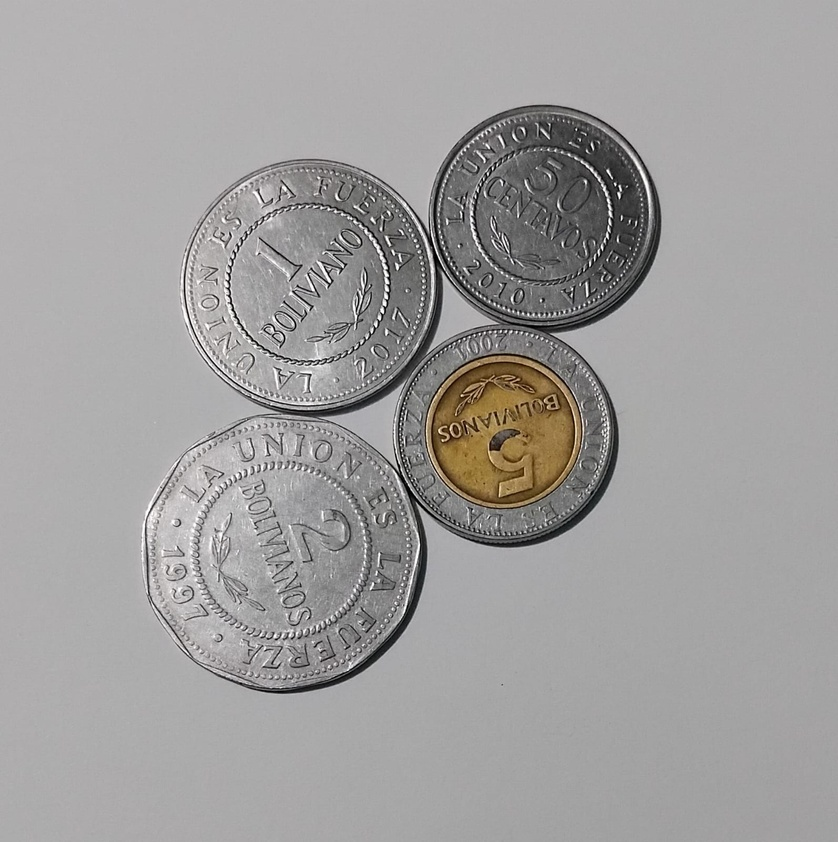
#> input picture modulo-3/coins2.jpeg, 838 x 842 px, shrunk from 1593 x 1600 before the run, given in place of img1.jpg, which was not available
$ python main.py   (older library calls are emulated)
#> lines starting #> are read from the running program, lines starting #| are printed output that depends on the picture; after the words box and inside, x2 and y2 are one past the last pixel; in counts of white or black regions, pixels touching at a corner belong together; pictures that were not available may be replaced by others from this repository, and a replacement may not be noted
### modulo-1/clase1.py
import cv2


# ==========================================================
# ABRIR IMAGEN
# ==========================================================

def abrir_imagen(ruta):

#> called with ruta = 'img1.jpg'
    imagen = cv2.imread(ruta)
#> imagen is the input picture: shape (842, 838, 3); mean B, G, R 157.7, 158.5, 160.1

    if imagen is None:
        raise Exception(f"No se pudo abrir la imagen: {ruta}")

    return imagen


# ==========================================================
# MOSTRAR IMAGEN EN BGR
# ==========================================================

def mostrar_bgr(ruta):

    imagen = abrir_imagen(ruta)

    cv2.imshow("Imagen BGR", imagen)

    cv2.waitKey(0)
    cv2.destroyAllWindows()


# ==========================================================
# MOSTRAR IMAGEN EN ESCALA DE GRISES
# ==========================================================

def mostrar_grises(ruta):

#> called with ruta = 'img1.jpg'
    imagen = abrir_imagen(ruta)

    gris = cv2.cvtColor(imagen, cv2.COLOR_BGR2GRAY)

    cv2.imshow("Imagen Escala de Grises", gris)

    cv2.waitKey(0)
    cv2.destroyAllWindows()


# ==========================================================
# MOSTRAR IMAGEN EN RGB
# ==========================================================

def mostrar_rgb(ruta):

#> called with ruta = 'img1.jpg'
    imagen = abrir_imagen(ruta)

    rgb = cv2.cvtColor(imagen, cv2.COLOR_BGR2RGB)

    # OpenCV muestra correctamente en BGR,
    # por ello reconvertimos antes de visualizar
    rgb_visualizacion = cv2.cvtColor(rgb, cv2.COLOR_RGB2BGR)

    cv2.imshow("Imagen RGB", rgb_visualizacion)

    cv2.waitKey(0)
    cv2.destroyAllWindows()


# ==========================================================
# MOSTRAR TODAS LAS VERSIONES
# ==========================================================

def mostrar_todas(ruta):

    imagen = abrir_imagen(ruta)

    gris = cv2.cvtColor(imagen, cv2.COLOR_BGR2GRAY)

    rgb = cv2.cvtColor(imagen, cv2.COLOR_BGR2RGB)
    rgb_visualizacion = cv2.cvtColor(rgb, cv2.COLOR_RGB2BGR)

    cv2.imshow("BGR", imagen)
    cv2.imshow("Escala de Grises", gris)
    cv2.imshow("RGB", rgb_visualizacion)

    cv2.waitKey(0)
    cv2.destroyAllWindows()


# ==========================================================
# ABRIR CÁMARA WEB
# ==========================================================

# [25 lines left out: function abrir_camara, not called in this run]

### modulo-1/clase2.py
import cv2
import numpy as np


# ==========================================================
# CARGAR IMÁGENES
# ==========================================================

def cargar_imagenes(path):

    img_bgr = cv2.imread(path)

    if img_bgr is None:
        raise Exception(f"No se pudo abrir la imagen: {path}")

    img_gray = cv2.cvtColor(img_bgr, cv2.COLOR_BGR2GRAY)
    img_rgb = cv2.cvtColor(img_bgr, cv2.COLOR_BGR2RGB)

    return img_bgr, img_gray, img_rgb


# ==========================================================
# SUMA
# ==========================================================

def suma(path):

#> called with path = 'img1.jpg'
    _, img_gray, _ = cargar_imagenes(path)

    resultado = cv2.add(img_gray, 50)

    cv2.imshow("Original", img_gray)
    cv2.imshow("Suma +50", resultado)

    cv2.waitKey(0)
    cv2.destroyAllWindows()


# ==========================================================
# RESTA
# ==========================================================

def resta(path):

#> called with path = 'img1.jpg'
    _, img_gray, _ = cargar_imagenes(path)

    resultado = cv2.subtract(img_gray, 50)

    cv2.imshow("Original", img_gray)
    cv2.imshow("Resta -50", resultado)

    cv2.waitKey(0)
    cv2.destroyAllWindows()


# ==========================================================
# MULTIPLICACIÓN POR ESCALAR
# ==========================================================

def multiplicacion(path):

#> called with path = 'img1.jpg'
    _, img_gray, _ = cargar_imagenes(path)

    resultado = cv2.convertScaleAbs(
        img_gray,
        alpha=1.5,
        beta=0
    )

    cv2.imshow("Original", img_gray)
    cv2.imshow("Multiplicacion x1.5", resultado)

    cv2.waitKey(0)
    cv2.destroyAllWindows()


# ==========================================================
# OPERACIONES LÓGICAS
# ==========================================================

def operaciones_logicas(path):

#> called with path = 'img1.jpg'
    _, img_gray, _ = cargar_imagenes(path)

    mask = np.zeros_like(img_gray)

    cv2.circle(
        mask,
        (img_gray.shape[1] // 2,
         img_gray.shape[0] // 2),
        100,
        255,
        -1
    )
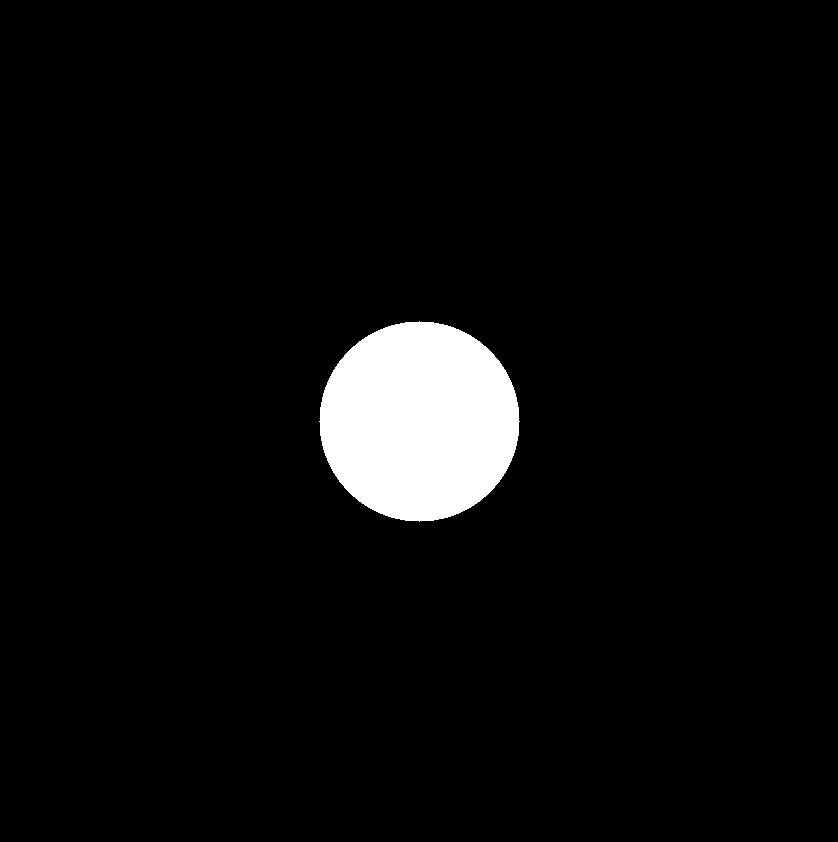
#> mask: shape (842, 838); 4.5% white; 1 white region, box (x1, y1, x2, y2) and area: (319, 321, 520, 522) 31417

    img_and = cv2.bitwise_and(img_gray, mask)
    img_or = cv2.bitwise_or(img_gray, mask)
    img_xor = cv2.bitwise_xor(img_gray, mask)
    img_not = cv2.bitwise_not(img_gray)
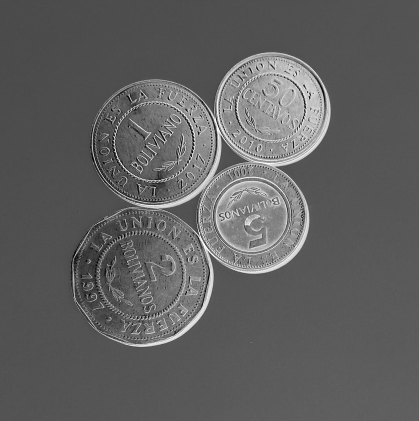
#> img_not: shape (842, 838) (shown at 1/2 size); min 0, max 255, mean 96

    cv2.imshow("Mascara", mask)
    cv2.imshow("AND", img_and)
    cv2.imshow("OR", img_or)
    cv2.imshow("XOR", img_xor)
    cv2.imshow("NOT", img_not)

    cv2.waitKey(0)
    cv2.destroyAllWindows()


# ==========================================================
# TRASLACIÓN
# ==========================================================

def traslacion(path):

#> called with path = 'img1.jpg'
    img_bgr, _, _ = cargar_imagenes(path)

    alto, ancho = img_bgr.shape[:2]

    tx = 100
    ty = 50

    M = np.float32([
        [1, 0, tx],
        [0, 1, ty]
    ])

    resultado = cv2.warpAffine(
        img_bgr,
        M,
        (ancho, alto)
    )
#> resultado: shape (842, 838, 3)

    cv2.imshow("Original", img_bgr)
    cv2.imshow("Traslacion", resultado)

    cv2.waitKey(0)
    cv2.destroyAllWindows()


# ==========================================================
# ROTACIÓN
# ==========================================================

def rotacion(path):

#> called with path = 'img1.jpg'
    img_bgr, _, _ = cargar_imagenes(path)

    alto, ancho = img_bgr.shape[:2]

    centro = (ancho // 2, alto // 2)

    M = cv2.getRotationMatrix2D(
        centro,
        45,
        1.0
    )

    resultado = cv2.warpAffine(
        img_bgr,
        M,
        (ancho, alto)
    )

    cv2.imshow("Original", img_bgr)
    cv2.imshow("Rotacion", resultado)

    cv2.waitKey(0)
    cv2.destroyAllWindows()


# ==========================================================
# ESCALADO
# ==========================================================

def escalado(path):

#> called with path = 'img1.jpg'
    img_bgr, _, _ = cargar_imagenes(path)

    resultado = cv2.resize(
        img_bgr,
        None,
        fx=1.5,
        fy=1.5,
        interpolation=cv2.INTER_LINEAR
    )
#> resultado: shape (1263, 1257, 3)

    cv2.imshow("Original", img_bgr)
    cv2.imshow("Escalado", resultado)

    cv2.waitKey(0)
    cv2.destroyAllWindows()


# ==========================================================
# REFLEXIÓN
# ==========================================================

def reflexion(path):

#> called with path = 'img1.jpg'
    img_bgr, _, _ = cargar_imagenes(path)

    horizontal = cv2.flip(img_bgr, 1)
    vertical = cv2.flip(img_bgr, 0)
    ambas = cv2.flip(img_bgr, -1)

    cv2.imshow("Original", img_bgr)
    cv2.imshow("Horizontal", horizontal)
    cv2.imshow("Vertical", vertical)
    cv2.imshow("Ambas", ambas)

    cv2.waitKey(0)
    cv2.destroyAllWindows()

### modulo-1/clase3.py
import cv2
import numpy as np


# ==========================================================
# FUNCIÓN AUXILIAR
# ==========================================================

def cargar_imagen(ruta):

    imagen = cv2.imread(ruta)

    if imagen is None:
        raise Exception(f"No se pudo cargar la imagen: {ruta}")

    return imagen


# ==========================================================
# ESPACIOS DE COLOR
# ==========================================================

def espacios_color(ruta):

#> called with ruta = 'img1.jpg'
    img = cargar_imagen(ruta)

    rgb = cv2.cvtColor(img, cv2.COLOR_BGR2RGB)
    hsv = cv2.cvtColor(img, cv2.COLOR_BGR2HSV)
#> hsv: shape (842, 838, 3); mean H, S, V 68.4, 5.9, 160.2
    lab = cv2.cvtColor(img, cv2.COLOR_BGR2LAB)
#> lab: shape (842, 838, 3); mean of channels 0, 1, 2 166.3, 128.6, 128.7
    yuv = cv2.cvtColor(img, cv2.COLOR_BGR2YUV)
#> yuv: shape (842, 838, 3); mean of channels 0, 1, 2 159, 127.4, 129

    cv2.imshow("BGR", img)
    cv2.imshow("RGB", cv2.cvtColor(rgb, cv2.COLOR_RGB2BGR))
    cv2.imshow("HSV", hsv)
    cv2.imshow("LAB", lab)
    cv2.imshow("YUV", yuv)

    cv2.waitKey(0)
    cv2.destroyAllWindows()


# ==========================================================
# DETECCIÓN DE COLOR EN HSV
# ==========================================================

def deteccion_color(ruta):

#> called with ruta = 'img1.jpg'
    img = cargar_imagen(ruta)

    hsv = cv2.cvtColor(img, cv2.COLOR_BGR2HSV)

    # Rango para color rojo
    lower = np.array([0, 120, 70])
    upper = np.array([10, 255, 255])

    mascara = cv2.inRange(hsv, lower, upper)
#> mascara: shape (842, 838); 0% white in thin lines or dots, all inside (x1, y1, x2, y2) = (459, 379, 460, 380)

    resultado = cv2.bitwise_and(img, img, mask=mascara)
#> resultado: shape (842, 838, 3)

    cv2.imshow("Original", img)
    cv2.imshow("Mascara Roja", mascara)
    cv2.imshow("Resultado", resultado)

    cv2.waitKey(0)
    cv2.destroyAllWindows()


# ==========================================================
# HISTOGRAMA
# ==========================================================

def histograma(ruta):

#> called with ruta = 'img1.jpg'
    img = cargar_imagen(ruta)

    gray = cv2.cvtColor(img, cv2.COLOR_BGR2GRAY)

    hist = cv2.calcHist([gray], [0], None, [256], [0, 256])
#> hist = 256 values, max 37397 at index 172, min 64 at index 1, mean 2756.2

    hist_img = np.zeros((300, 256, 3), dtype=np.uint8)

    cv2.normalize(hist, hist, 0, 300, cv2.NORM_MINMAX)

    for x, y in enumerate(hist):
        cv2.line(hist_img,
                 (x, 300),
                 (x, 300 - int(y)),
                 (255, 255, 255), 1)
#> this loop made 256 passes
#> y on passes 1 to 3: [0.956], [0], [0.0563]
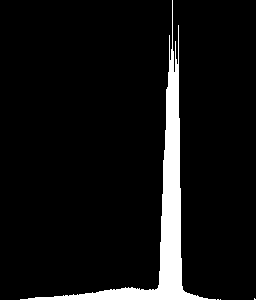
#> hist_img: shape (300, 256, 3); 7% white; 4 white regions (3 under 20 px), largest, box (x1, y1, x2, y2) and area: (20, 0, 216, 300) 5408

    cv2.imshow("Imagen", gray)
    cv2.imshow("Histograma", hist_img)

    cv2.waitKey(0)
    cv2.destroyAllWindows()


# ==========================================================
# ECUALIZACIÓN
# ==========================================================

def ecualizacion(ruta):

#> called with ruta = 'img1.jpg'
    img = cargar_imagen(ruta)

    gray = cv2.cvtColor(img, cv2.COLOR_BGR2GRAY)

    equalizada = cv2.equalizeHist(gray)
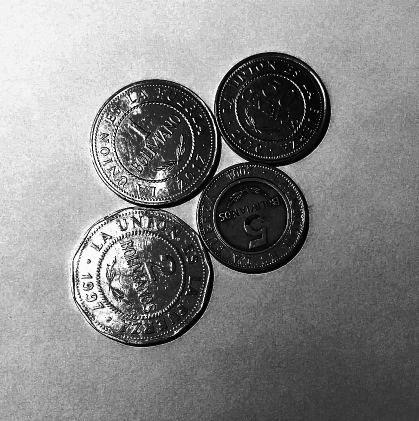
#> equalizada: shape (842, 838) (shown at 1/2 size); min 0, max 255, mean 131.3

    cv2.imshow("Original", gray)
    cv2.imshow("Ecualizada", equalizada)

    cv2.waitKey(0)
    cv2.destroyAllWindows()


# ==========================================================
# CLAHE
# ==========================================================

def clahe(ruta):

#> called with ruta = 'img1.jpg'
    img = cargar_imagen(ruta)

    gray = cv2.cvtColor(img, cv2.COLOR_BGR2GRAY)

    clahe = cv2.createCLAHE(
        clipLimit=2.0,
        tileGridSize=(8, 8)
    )

    resultado = clahe.apply(gray)
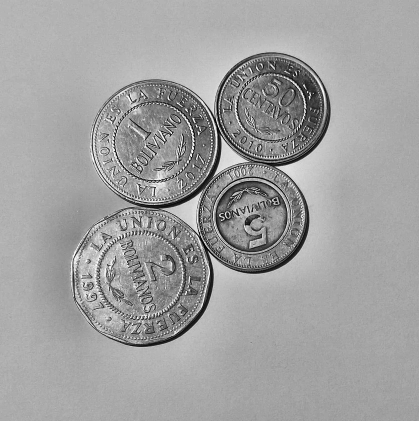
#> resultado: shape (842, 838) (shown at 1/2 size); min 0, max 255, mean 159.9

    cv2.imshow("Original", gray)
    cv2.imshow("CLAHE", resultado)

    cv2.waitKey(0)
    cv2.destroyAllWindows()


# ==========================================================
# CONTRAST STRETCHING
# ==========================================================

def contrast_stretching(ruta):

#> called with ruta = 'img1.jpg'
    img = cargar_imagen(ruta)

    gray = cv2.cvtColor(img, cv2.COLOR_BGR2GRAY)

    minimo = np.min(gray)
#> minimo = 0
    maximo = np.max(gray)
#> maximo = 255

    stretched = ((gray - minimo) /
                 (maximo - minimo) * 255)

    stretched = stretched.astype(np.uint8)

    cv2.imshow("Original", gray)
    cv2.imshow("Contrast Stretching", stretched)

    cv2.waitKey(0)
    cv2.destroyAllWindows()


# ==========================================================
# FILTROS
# ==========================================================

def filtros(ruta):

#> called with ruta = 'img1.jpg'
    img = cargar_imagen(ruta)

    box = cv2.blur(img, (7, 7))

    gauss = cv2.GaussianBlur(img, (7, 7), 0)

    median = cv2.medianBlur(img, 7)

    bilateral = cv2.bilateralFilter(img, 9, 75, 75)

    cv2.imshow("Original", img)
    cv2.imshow("Box Filter", box)
    cv2.imshow("Gaussian", gauss)
    cv2.imshow("Median", median)
    cv2.imshow("Bilateral", bilateral)

    cv2.waitKey(0)
    cv2.destroyAllWindows()


# ==========================================================
# SHARPEN Y EMBOSS
# ==========================================================

def realce(ruta):

#> called with ruta = 'img1.jpg'
    img = cargar_imagen(ruta)

    sharpen_kernel = np.array([
        [0, -1, 0],
        [-1, 5, -1],
        [0, -1, 0]
    ])

    emboss_kernel = np.array([
        [-2, -1, 0],
        [-1, 1, 1],
        [0, 1, 2]
    ])

    sharpen = cv2.filter2D(img, -1, sharpen_kernel)
    emboss = cv2.filter2D(img, -1, emboss_kernel)

    cv2.imshow("Original", img)
    cv2.imshow("Sharpen", sharpen)
    cv2.imshow("Emboss", emboss)

    cv2.waitKey(0)
    cv2.destroyAllWindows()


# ==========================================================
# SOBEL
# ==========================================================

def sobel(ruta):

#> called with ruta = 'img1.jpg'
    img = cargar_imagen(ruta)

    gray = cv2.cvtColor(img, cv2.COLOR_BGR2GRAY)

    sobel_x = cv2.Sobel(gray, cv2.CV_64F, 1, 0)
    sobel_y = cv2.Sobel(gray, cv2.CV_64F, 0, 1)
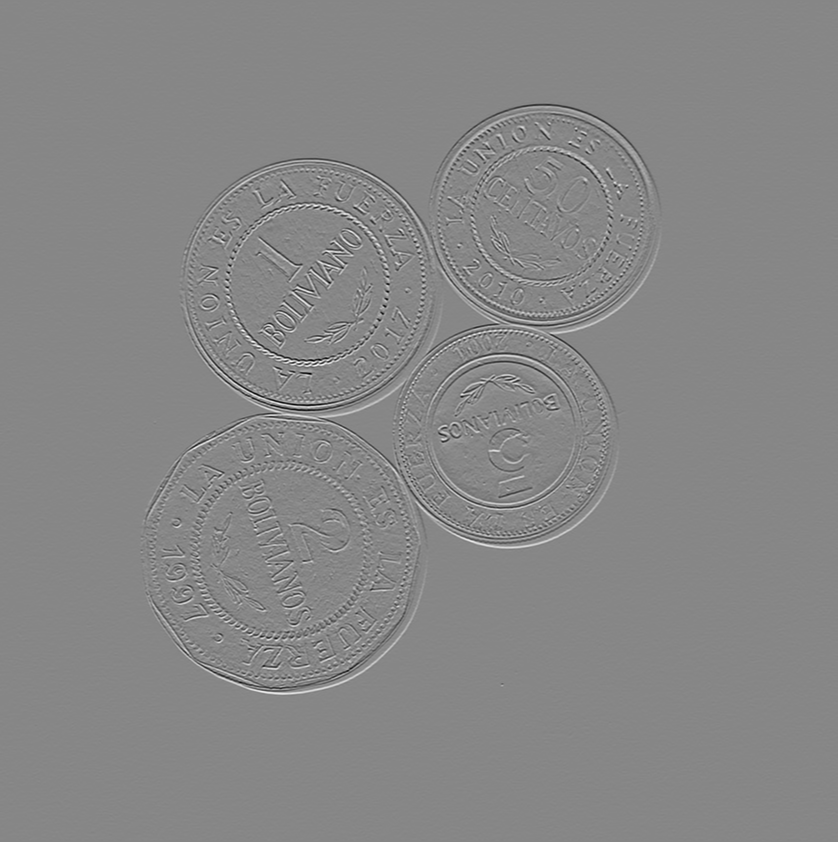
#> sobel_y: shape (842, 838) float64; min -913, max 812, mean -0.1; drawn with min black and max white

    sobel_x = cv2.convertScaleAbs(sobel_x)
    sobel_y = cv2.convertScaleAbs(sobel_y)
#> (the rest of the program and of its run is left out)
